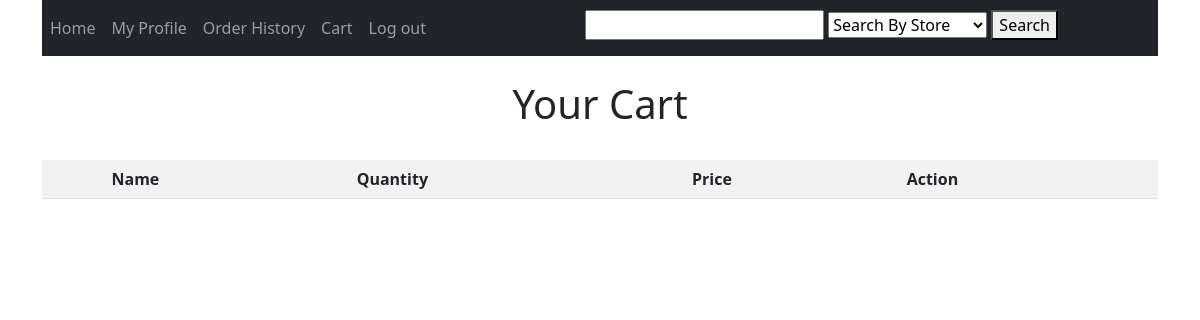
The page /Cart/index (signed in) on the database as committed earlier.
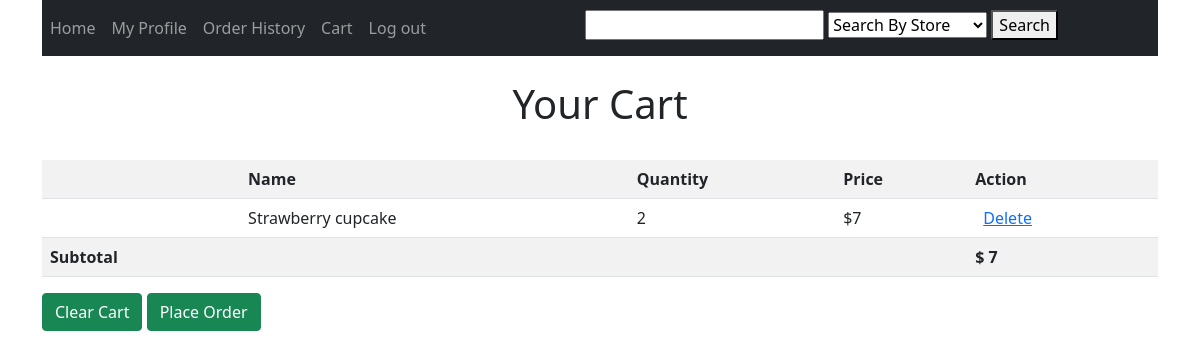
The same page on the database as committed later.
### tables this page shows
CREATE TABLE `order_detail` (
  `order_detail_id` int(11) NOT NULL,
  `order_id` int(11) NOT NULL,
  `product_id` int(11) NOT NULL,
  `quantity` int(11) NOT NULL DEFAULT 0,
  `unit_price` double NOT NULL,
  `price` double NOT NULL
);

CREATE TABLE `product` (
  `product_id` int(11) NOT NULL,
  `store_id` int(11) NOT NULL,
  `product_name` varchar(30) NOT NULL,
  `product_image` varchar(50) DEFAULT 'blank.png',
  `product_availability` tinyint(4) NOT NULL DEFAULT 1 COMMENT 'product is generally available when it''s added. 0 means sold out and 1 means available',
  `product_price` double NOT NULL,
  `product_description` text NOT NULL
);

### app/controllers/Cart.php (called while the page is built, shortened)
<?php
        class Cart extends \app\core\Controller {
            public function index() {
                $cart = new \app\models\Order();
                $cart = $cart->getUserCart($_SESSION['user_id']);
                $products = new \app\models\Order_detail();
                $products = $products->getOrder($cart->order_id);
                $this->view('Cart/index', $products);
            }
        }

### app/core/App.php (called while the page is built, shortened)
<?php
		class App {
			private $method = 'index';
			public function __construct() {
				$url = self::parseUrl();
				if (isset($url[0])) {
					unset($url[0]);
				}
				$this->controller = new $this->controller;
				if (isset($url[1])) {
					if (method_exists($this->controller, $url[1]))
						$this->method = $url[1];
					unset($url[1]);
				}
				$this->params = $url ? array_values($url) : [];
				call_user_func_array([$this->controller, $this->method], $this->params);
			}
			private static function parseUrl() {
				if (isset($_GET['url'])) {
					return explode('/',
						filter_var(
							rtrim($_GET['url'], '/'),
							FILTER_SANITIZE_URL)
					);
				}
			}
		}

### index.php (called while the page is built, shortened)
<?php
    new \app\core\App();

### app/core/DBConnection.php (called while the page is built, shortened)
<?php
		class DBConnection {
			static $connection = null;
			private function __construct() {
				if (self::$connection == null) {
					$host = 'localhost';
					$DBname = 'meal_times';
					$user = 'root';
					$password = '';
					self::$connection = new \PDO("mysql:host=$host;dbname=$DBname", $user, $password);
				}
			}
			public static function getInstance() {
				return self::$connection;
			}
		}

### app/models/Order_detail.php (called while the page is built, shortened)
<?php
        class Order_detail extends \app\core\Model {
            function getOrder($order_id) {
                $SQL = 'SELECT * FROM order_detail WHERE order_id = :order_id';
                $STMT = self::$_connection->prepare($SQL);
                $STMT->execute(['order_id'=>$order_id]);
                $STMT->setFetchMode(\PDO::FETCH_CLASS, "app\models\Order_detail");
                return $STMT->fetchAll();
            }
        }

### app/models/Order.php (called while the page is built, shortened)
<?php
        class order extends \app\core\Model {
            function getUserCart($user_id) {
                $SQL = 'SELECT * FROM `order` WHERE user_id = :user_id AND order_status = :order_status';
                $STMT = self::$_connection->prepare($SQL);
                $STMT->execute(['user_id'=>$user_id, 'order_status'=> 0]);
                $STMT->setFetchMode(\PDO::FETCH_CLASS, "app\models\Order");
                return $STMT->fetch();
            }
        }

### app/models/Product.php (called while the page is built, shortened)
<?php
        class Product extends \app\core\Model {
            function get($product_id) {
                $SQL = 'SELECT * FROM product WHERE product_id = :product_id';
                $STMT = self::$_connection->prepare($SQL);
                $STMT->execute(['product_id'=>$product_id]);
                $STMT->setFetchMode(\PDO::FETCH_CLASS, "app\models\Product");
                return $STMT->fetch();
            }
        }

### app/views/Cart/index.php (the view, shortened to what this page needs)
<html>
    <head>
        <link href="https://cdn.jsdelivr.net/npm/bootstrap@5.1.3/dist/css/bootstrap.min.css" rel="stylesheet">
    </head>
    <body>
        <div class='container'>
            <?php
                $this->view('subviews/navigation');
            ?>
            <br> <h1 class="text-center">Your Cart</h1> <br>
            <table class="table table-striped">
                <tr><th></th><th>Name</th><th>Quantity</th><th>Price</th><th>Action</th></tr>
                <?php
                    $sum = 0;
                    if($data != null){
                        foreach ($data as $order_detail) {
                            $product = new \app\models\Product();
                            $product = $product->get($order_detail->product_id);
                            echo " <tr><td><img alt = '' src = '\\pictures\\$product->product_image' style = 'max-width:200px;' ></td>
                                <td>$product->product_name</td><td>$order_detail->quantity</td><td>$$order_detail->price</td>
                                <td><a href='/Cart/deleteFromCart/$order_detail->order_detail_id' onclick='return confirm(\"Are you sure?\");' class='m-2'>Delete</a></td></tr>";
                            $sum += $order_detail->price;
                        }
                        echo " <tr><th>Subtotal</th><th></th><th></th><th></th><th>$ $sum</th></tr>";
                    }
                ?>
            </table>
            <?php
                if($data != null){
                    echo "<a href='/Cart/clearCart/$order_detail->order_id' class='btn btn-success'> Clear Cart</a>
                        <a href='/Order/orderPlace/$order_detail->order_id' class='btn btn-success'> Place Order</a>";
            }?>
        </div>
    </body>
</html>

### app/core/Controller.php (shortened to what this page needs)
<?php
		class Controller {
			public function view($name, $data = []) {
				if (file_exists('app/views/' . $name . '.php'))
					include('app/views/' . $name . '.php');
				else
					echo 'app/views/' . $name . '.php does not exist';
			}
		}

### app/views/subviews/navigation.php (shortened to what this page needs)
<nav class="navbar navbar-expand-lg navbar navbar-dark bg-dark">
	<div class="collapse navbar-collapse" >
		<ul class="navbar-nav">
			<li class="nav-item active"><a class="nav-link" href='/Main/index'>Home</a></li>
			<?php
				if (!isset($_SESSION['user_id'])) {
					echo "<li class= \"nav-item active\" >
					<a class= \"nav-link\" href='/User/register'>Register</a>
					</li>";
					echo "<li class= \"nav-item active\" >
							<a class= \"nav-link\" href='/User/login'>Log in</a>
							</li>";
				}else {
					if(!isset($_SESSION['store_id'])){
						echo "<li class=\"nav-item active\"><a class= \"nav-link\" href='/User/index/".$_SESSION['user_id']."'>My Profile</a></li>";
						echo "<li class=\"nav-item active\"><a class= \"nav-link\" href='/Order/userOrderHistory'>Order History</a></li>";
						echo "<li class=\"nav-item active\"><a class= \"nav-link\" href='/Cart/index'>Cart</a></li>";
						echo "<li class=\"nav-item active\"><a class= \"nav-link\" href='/User/logout'>Log out</a></li>";
					}
				}
				$this->view('Search/index');
				?>
		</ul>
	</div>
</nav>

### app/views/Search/index.php (shortened to what this page needs)
<html>
	<head>
	</head>
	<body>
		<form method="post" action = "" style = "position:absolute;top:10px;right:100px;">
			<input type="text" name="search">
			<select name = "search_type">
				<option value = "store">Search By Store</option>
			</select>
			<button type="submit" name="action">Search</button>
		</form>
	</body>
</html>

Rows that differ between the two databases and show on the page:
added order_detail: product.product_name "Strawberry cupcake", quantity "2", price "7"
Other text that changed with them:
$sum: (not shown) → "7"
text now shown: "Subtotal $ Clear Cart Place Order"
